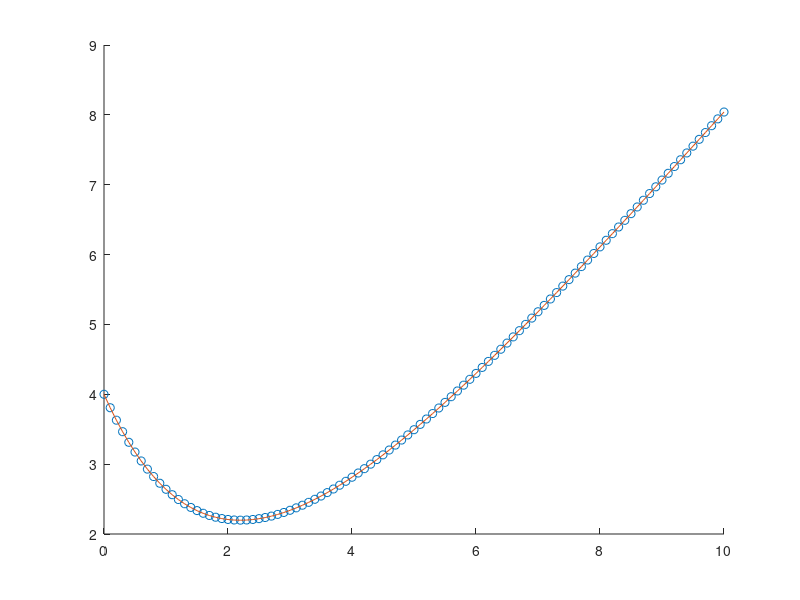

MATLAB code for this plot:
function metodo_runge_kutta
  f = @(x, y)(0.5 * x - 0.5 * y);
  y0 = 4;
  h = 0.1;
  x = 0 : h : 10;
  y = [y0];

  # Si w = 1 -> euler modificado
  # Si w = 0.5 -> euler mejorado
  w = 1;

  for i = 2: length(x)

    # Pendiente anterior
    k1 = h * f(x(i-1), y(i-1));

    xg = x(i-1) + h / (2 * w);
    yg = y(i-1) + k1 / (2 * w);
    k2 = h * f(xg, yg);

    y(i) = y(i-1) + (1 - w) * k1 + w * k2;

  endfor

  hold on

  figure(1);
  plot(x, y, "o");

  # Solución exacta
  plot(x, 6 * exp(-x * 0.5) - 2 + x);
  hold off


endfunction
